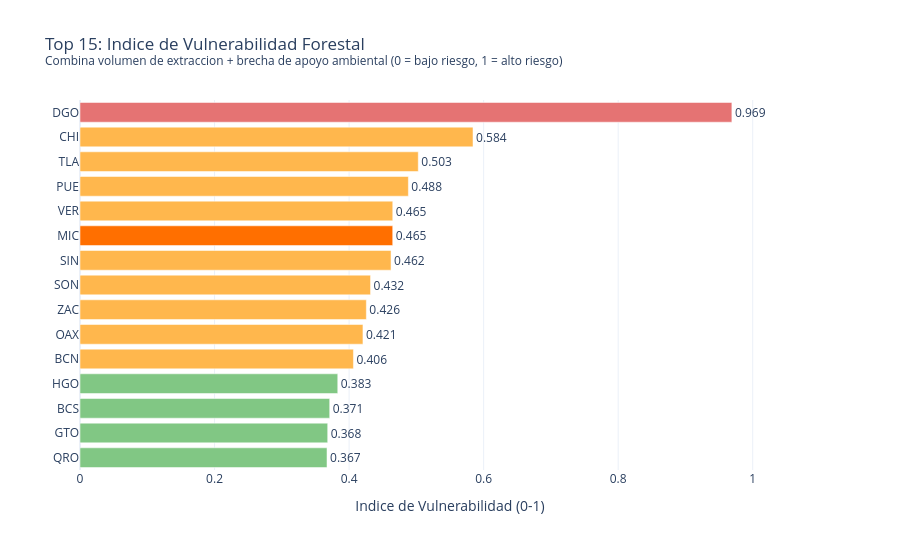

Write notebook code for a chart like this one.
### Markdown cell above
---
## 5. Indice de Vulnerabilidad Forestal

Se construye un indicador sintetico que combina:
Volumen de extraccion (estandarizado)
Porcentaje de acciones sin apoyo (estandarizado)

### Code cell
# Grafico 5: Ranking de vulnerabilidad
if len(df_cruce) > 0:
    # Estandarizacion min-max
    df_cruce['z_extraccion'] = (df_cruce['Total_Maderable'] - df_cruce['Total_Maderable'].min()) / \
                                (df_cruce['Total_Maderable'].max() - df_cruce['Total_Maderable'].min())
    df_cruce['z_sin_apoyo']  = (df_cruce['pct_sin_apoyo'] - df_cruce['pct_sin_apoyo'].min()) / \
                                (df_cruce['pct_sin_apoyo'].max() - df_cruce['pct_sin_apoyo'].min())
    
    df_cruce['indice_vulnerabilidad'] = (df_cruce['z_extraccion'] * 0.5) + (df_cruce['z_sin_apoyo'] * 0.5)
    df_rank = df_cruce.sort_values('indice_vulnerabilidad', ascending=True).tail(15)
    
    colores_vuln = [
        COLOR_MICH if m else ('#E57373' if v > 0.6 else '#FFB74D' if v > 0.4 else '#81C784')
        for m, v in zip(df_rank['es_michoacan'], df_rank['indice_vulnerabilidad'])
    ]
    
    fig5 = go.Figure(go.Bar(
        y=df_rank['estado'],
        x=df_rank['indice_vulnerabilidad'],
        orientation='h',
        marker_color=colores_vuln,
        text=df_rank['indice_vulnerabilidad'].round(3),
        textposition='outside'
    ))
    
    fig5.update_layout(
        title='Top 15: Indice de Vulnerabilidad Forestal<br><sup>Combina volumen de extraccion + brecha de apoyo ambiental (0 = bajo riesgo, 1 = alto riesgo)</sup>',
        template=template_style,
        height=550,
        xaxis_title='Indice de Vulnerabilidad (0-1)',
        xaxis_range=[0, 1.1]
    )
    
    fig5.show()
else:
    print('No se pudo generar el cruce de datos. Verifica los archivos CSV.')

### Figure 1 — Plotly figure (JSON) as saved in the notebook; plotly's stock layout.template omitted (floating-point values rounded to 4 significant figures)
{"data": [{"marker": {"color": ["#81C784", "#81C784", "#81C784", "#81C784", "#FFB74D", "#FFB74D", "#FFB74D", "#FFB74D", "#FFB74D", "#FF6F00", "#FFB74D", "#FFB74D", "#FFB74D", "#FFB74D", "#E57373"]}, "orientation": "h", "text": [0.367, 0.368, 0.371, 0.383, 0.406, 0.421, 0.426, 0.432, 0.462, 0.465, 0.465, 0.488, 0.503, 0.584, 0.969], "textposition": "outside", "type": "bar", "x": [0.3672, 0.3682, 0.3711, 0.3831, 0.4064, 0.4206, 0.4257, 0.4319, 0.4623, 0.4649, 0.4649, 0.4881, 0.5028, 0.5842, 0.969], "y": ["QRO", "GTO", "BCS", "HGO", "BCN", "OAX", "ZAC", "SON", "SIN", "MIC", "VER", "PUE", "TLA", "CHI", "DGO"]}], "layout": {"height": 550, "title": {"text": "Top 15: Indice de Vulnerabilidad Forestal<br><sup>Combina volumen de extraccion + brecha de apoyo ambiental (0 = bajo riesgo, 1 = alto riesgo)</sup>"}, "xaxis": {"range": [0, 1.1], "title": {"text": "Indice de Vulnerabilidad (0-1)"}}}}
